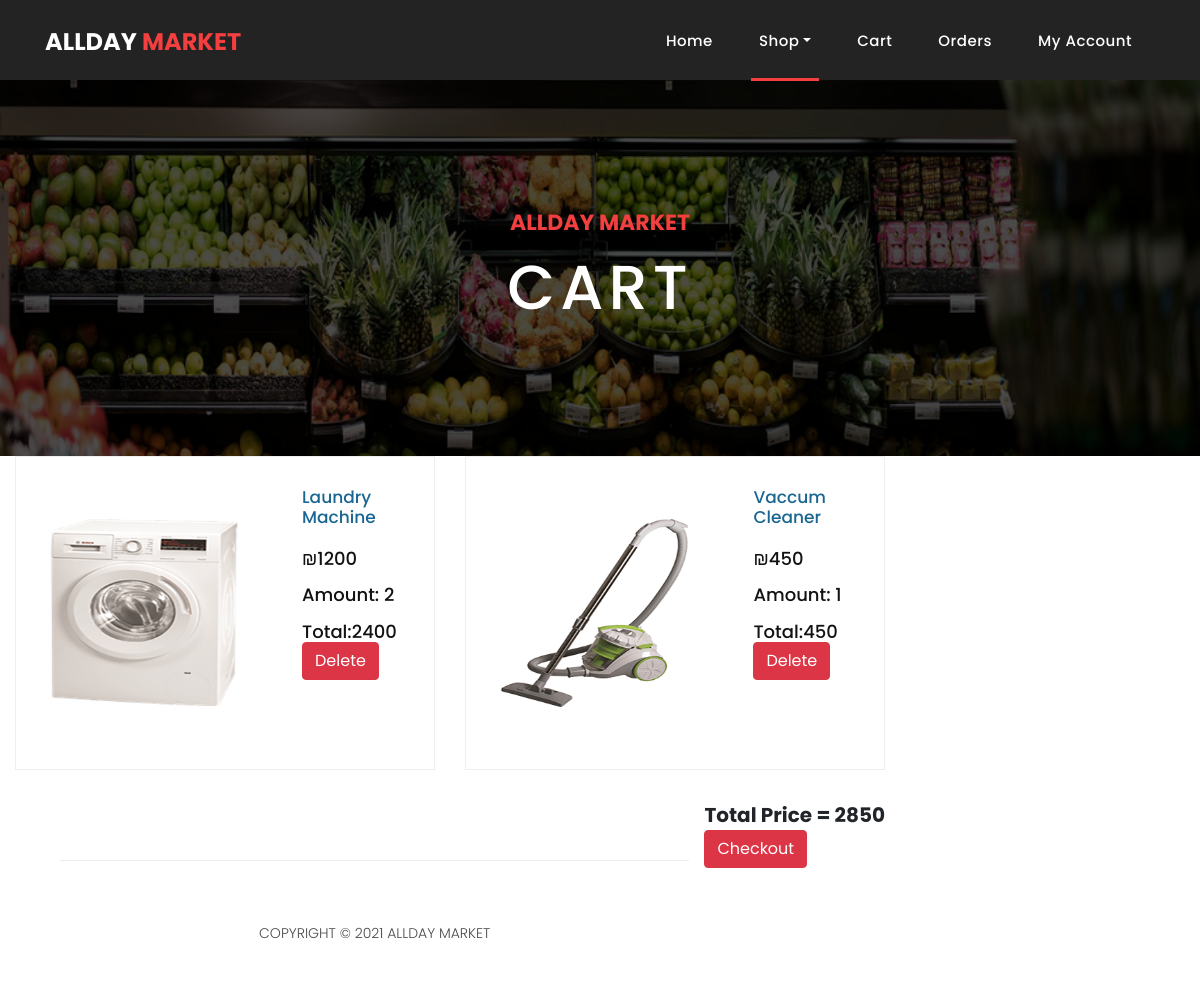
/cart.php (signed in), run on an earlier commit of the app's database.
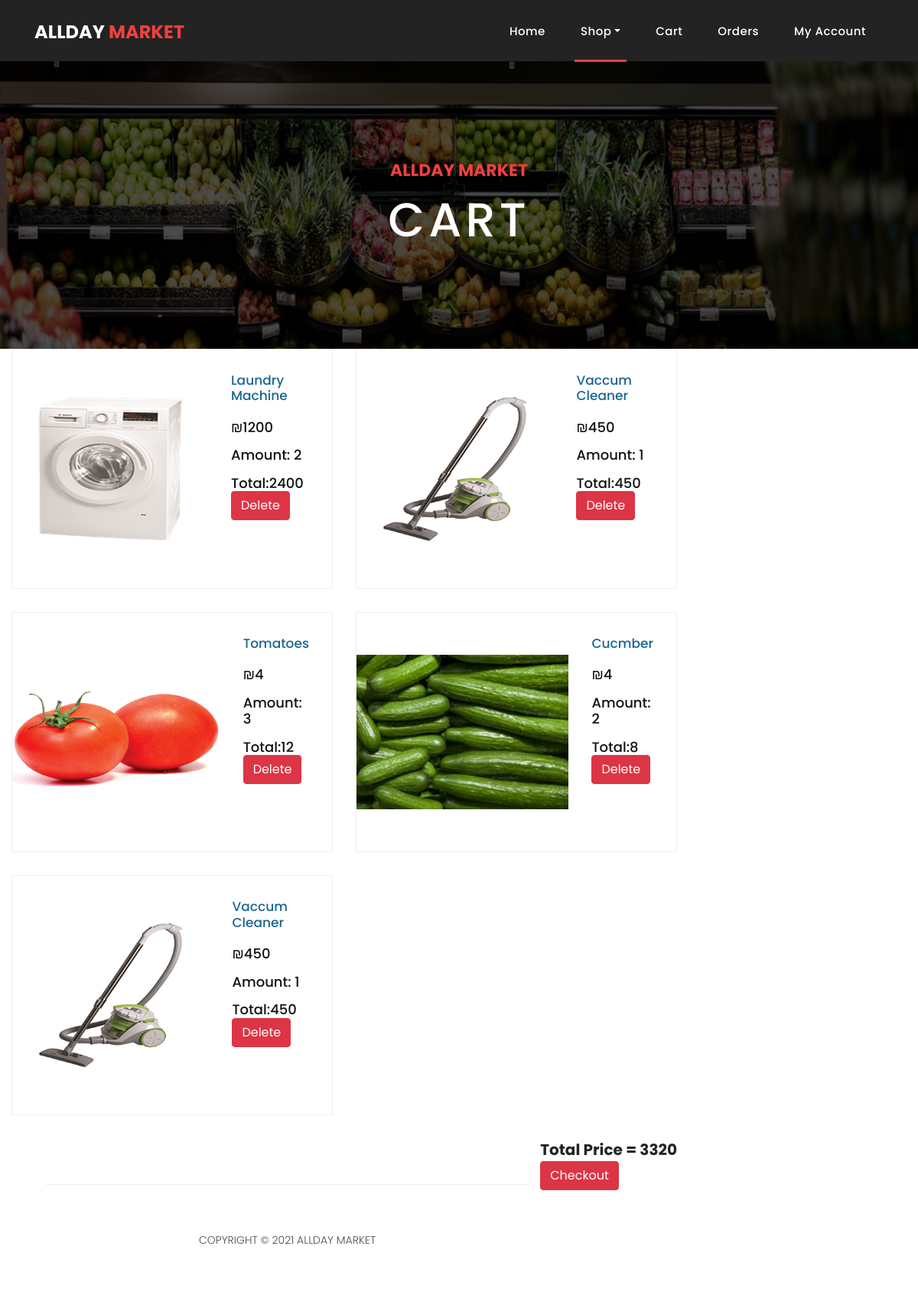
And on a later commit of the database.
### tables this page shows
CREATE TABLE `cart` (
  `id` int(11) NOT NULL,
  `userID` int(11) NOT NULL,
  `name` varchar(256) NOT NULL,
  `price` int(11) NOT NULL,
  `qnt` int(11) NOT NULL,
  `itemBarcode` int(11) NOT NULL,
  `depNum` tinyint(1) NOT NULL,
  `img` varchar(50) DEFAULT NULL
);

### cart.php (the view, shortened to what this page needs)
<!DOCTYPE html>
<html><head>
    <link href="vendor/bootstrap/css/bootstrap.min.css" rel="stylesheet">
    <link rel="stylesheet" href="assets/css/fontawesome.css">
    <link rel="stylesheet" href="assets/css/style.css">
    <link rel="stylesheet" href="assets/css/owl.css"></head>
<body>
    <header class="">
    <?php
            if(isset($_SESSION['email'])){
            	if($_SESSION['email'] === 'admin@allday.com'){
					$basedir = realpath(__DIR__);
            		include($basedir . '/navbars/navadmin.php');
            	}
            	else{
					$basedir = realpath(__DIR__);
            		include($basedir . '/navbars/navuser.php');
            	}
            }
            else{
				$basedir = realpath(__DIR__);
				include($basedir . '/navbars/nav.php');
            }
            ?>
</header>
    <div class="page-heading about-heading header-text" style="background-image: url(assets/images/veghs.png);">
      <div class="container">
        <div class="row">
          <div class="col-md-12">
            <div class="text-content">
              <h4>AllDay Market</h4>
              <h2>Cart</h2>
            </div>
          </div>
        </div>
      </div>
    </div>
 <div class="col-md-9">
  <div class="row">
	<?php
		include 'db.php';
		if(isset($_SESSION['email'])){
			$userID = $_SESSION['id'];
			$sql = "SELECT * FROM cart WHERE userID = ?";
	        $stmt= mysqli_stmt_init($conn);
	        mysqli_stmt_prepare($stmt,$sql);
	        mysqli_stmt_bind_param($stmt,"i",$userID);
	        mysqli_stmt_execute($stmt);
	        $results=mysqli_stmt_get_result($stmt);
	    	$totalPrice = 0;
		  while ($row=mysqli_fetch_assoc($results))
	        {
			echo '		<div class="col-md-6">
                      <div class="product-item">';
					$name = $row['name'];
					$price = $row['price'];
					$qnt = $row['qnt'];
					$img = $row['img'];
					$total=$row['qnt'] * $row['price'];
					$totalPrice += $total;
				echo '<div style="display: flex;align-items:center;">
                        <a href="#"><img src="'.$img.'" alt=""></a>
                       <div class="down-content">
                          <a href="#"><h4>'.$name.'</h4></a>
                          <h6>₪'.$price.'
						  <h6>Amount: '.$qnt.'
						  <h6>Total:'.$total.' <br>
						<form action="deleteCart.php" method="post">
							<input type="hidden" value="'.$name.'" name="delete" />
							<input class="btn btn-danger" value="Delete" type="submit" />
						</form>
                          <br><br>
                        </div>
                      </div>
                    </div>
					';
	        	echo "</div>";
	        }
	    }
?>
	</div>
	<div style="font-family: 'Poppins', sans-serif;font-size: 20px;float: right;font-weight: bold">
		Total Price = <?php echo $totalPrice ?>
		<form action="createOrder.php" method="POST">
		<button class="btn btn-danger" type="submit" name="submit" class="filled-button" class="payBtn">Checkout</button>
		</form>
	</div>
	</div>
    <footer>
      <div class="container">
        <div class="row">
          <div class="col-md-12">
            <div class="inner-content">
             <p>Copyright © 2021 AllDay Market</p>
            </div>
          </div>
        </div>
      </div>
    </footer>
  </body>
</html>

### navbars/navuser.php (shortened to what this page needs)
  <nav class="navbar navbar-expand-lg">
    <div class="container">
      <a class="navbar-brand" href="index.php"><h2>AllDay <em>Market</em></h2></a>
      <div class="collapse navbar-collapse" id="navbarResponsive">
        <ul class="navbar-nav ml-auto">
            <li class="nav-item">
                <a class="nav-link" href="index.php">Home
                </a>
            </li>
                        <li class="nav-item dropdown active">
                <a class="nav-link dropdown-toggle" data-toggle="dropdown" href="#" role="button" aria-haspopup="true" aria-expanded="false">Shop</a>
            </li>
            <li class="nav-item"><a class="nav-link" href="cart.php">Cart</a></li>
            <li class="nav-item"><a class="nav-link" href="orders.php">Orders</a></li>
<li class="nav-item"><a class="nav-link" href="profile.php">My Account</a></li>
        </ul>
      </div>
    </div>
  </nav>

### assets/css/style.css (style rules this page uses)
body { font-family: 'Poppins', sans-serif; overflow-x: hidden; text-rendering: optimizeLegibility; -webkit-font-smoothing: antialiased; -moz-osx-font-smoothing: grayscale; }
p { margin-bottom: 0px; font-size: 14px; font-weight: 300; color: #4a4a4a; line-height: 24px; }
a { text-decoration: none!important; }
ul { padding: 0; margin: 0; list-style: none; }
h1,h2,h3,h4,h5,h6 { margin: 0px; }
.page-heading { padding: 210px 0px 130px 0px; text-align: center; background-position: center center; background-repeat: no-repeat; background-size: cover; }
.page-heading .text-content h4 { color: #f33f3f; font-size: 22px; text-transform: uppercase; font-weight: 700; margin-bottom: 15px; }
.page-heading .text-content h2 { color: #fff; font-size: 62px; text-transform: uppercase; letter-spacing: 5px; }
header { position: absolute; z-index: 99999; width: 100%; height: 80px; background-color: #232323; -webkit-transition: all 0.3s ease-in-out 0s; -moz-transition: all 0.3s ease-in-out 0s; -o-transition: all 0.3s ease-in-out 0s; transition: all 0.3s ease-in-out 0s; }
header .navbar { padding: 17px 0px; }
.navbar .navbar-brand { float: left; margin-top: -12px; outline: none; }
.navbar .navbar-brand h2 { color: #fff; text-transform: uppercase; font-size: 24px; font-weight: 700; -webkit-transition: all .3s ease 0s; -moz-transition: all .3s ease 0s; -o-transition: all .3s ease 0s; transition: all .3s ease 0s; }
.navbar .navbar-brand h2 em { font-style: normal; color: #f33f3f; }
#navbarResponsive { z-index: 999; }
.navbar-collapse { text-align: center; }
.navbar .navbar-nav .nav-item { margin: 0px 15px; }
.navbar .navbar-nav a.nav-link { text-transform: capitalize; font-size: 15px; font-weight: 500; letter-spacing: 0.5px; color: #fff; transition: all 0.5s; margin-top: 5px; }
.navbar .navbar-nav .nav-link:hover, .navbar .navbar-nav .active>.nav-link, .navbar .navbar-nav .nav-link.active, .navbar .navbar-nav .nav-link.show, .navbar .navbar-nav .show>.nav-link { color: #fff; padding-bottom: 25px; border-bottom: 3px solid #f33f3f; }
.product-item { border: 1px solid #eee; margin-bottom: 30px; }
.product-item .down-content { padding: 30px; position: relative; }
.product-item img { width: 100%; overflow: hidden; }
.product-item .down-content h4 { font-size: 17px; color: #1a6692; margin-bottom: 20px; }
.product-item .down-content h6 { font-size: 18px; margin-bottom: 15px; color: #121212; }
footer { text-align: center; }
footer .inner-content { border-top: 1px solid #eee; margin-top: 60px; padding: 60px 0px; }
footer .inner-content p { text-transform: uppercase; }
.page-heading { position:relative; }
.page-heading:before { content:''; position:absolute; top:0; left:0; bottom:0; right:0; background-color:rgba(0,0,0,.7); }
.page-heading .container { position:relative; z-index: 2; }

What changed in the data, as far as the page shows it:
added cart: img (picture), name "Tomatoes", price "4", qnt "3", total "12"
added cart: img (picture), name "Cucmber", price "4", qnt "2", total "8"
added cart: img (picture), name "Vaccum Cleaner", price "450", qnt "1"
Also different on the page:
$totalPrice: "2850" → "3320"
